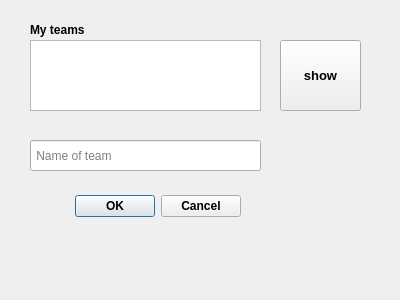
<?xml version="1.0" encoding="UTF-8"?>
<ui version="4.0">
 <class>Dialog_delete_team</class>
 <widget class="QDialog" name="Dialog_delete_team">
  <property name="geometry">
   <rect>
    <x>0</x>
    <y>0</y>
    <width>400</width>
    <height>300</height>
   </rect>
  </property>
  <property name="windowTitle">
   <string>Dialog</string>
  </property>
  <widget class="QDialogButtonBox" name="buttonBox">
   <property name="geometry">
    <rect>
     <x>-100</x>
     <y>190</y>
     <width>341</width>
     <height>32</height>
    </rect>
   </property>
   <property name="font">
    <font>
     <bold>true</bold>
    </font>
   </property>
   <property name="orientation">
    <enum>Qt::Horizontal</enum>
   </property>
   <property name="standardButtons">
    <set>QDialogButtonBox::Cancel|QDialogButtonBox::Ok</set>
   </property>
  </widget>
  <widget class="QListWidget" name="listWidget">
   <property name="geometry">
    <rect>
     <x>30</x>
     <y>40</y>
     <width>231</width>
     <height>71</height>
    </rect>
   </property>
  </widget>
  <widget class="QLineEdit" name="name_team_to_delete_input">
   <property name="geometry">
    <rect>
     <x>30</x>
     <y>140</y>
     <width>231</width>
     <height>31</height>
    </rect>
   </property>
   <property name="placeholderText">
    <string> Name of team</string>
   </property>
  </widget>
  <widget class="QLabel" name="label">
   <property name="geometry">
    <rect>
     <x>30</x>
     <y>20</y>
     <width>131</width>
     <height>20</height>
    </rect>
   </property>
   <property name="font">
    <font>
     <bold>true</bold>
    </font>
   </property>
   <property name="text">
    <string>My teams</string>
   </property>
  </widget>
  <widget class="QPushButton" name="show_my_teams_btn">
   <property name="geometry">
    <rect>
     <x>280</x>
     <y>40</y>
     <width>81</width>
     <height>71</height>
    </rect>
   </property>
   <property name="font">
    <font>
     <pointsize>10</pointsize>
     <bold>true</bold>
    </font>
   </property>
   <property name="text">
    <string>show</string>
   </property>
  </widget>
 </widget>
 <resources/>
 <connections>
  <connection>
   <sender>buttonBox</sender>
   <signal>accepted()</signal>
   <receiver>Dialog_delete_team</receiver>
   <slot>accept()</slot>
   <hints>
    <hint type="sourcelabel">
     <x>248</x>
     <y>254</y>
    </hint>
    <hint type="destinationlabel">
     <x>157</x>
     <y>274</y>
    </hint>
   </hints>
  </connection>
  <connection>
   <sender>buttonBox</sender>
   <signal>rejected()</signal>
   <receiver>Dialog_delete_team</receiver>
   <slot>reject()</slot>
   <hints>
    <hint type="sourcelabel">
     <x>316</x>
     <y>260</y>
    </hint>
    <hint type="destinationlabel">
     <x>286</x>
     <y>274</y>
    </hint>
   </hints>
  </connection>
 </connections>
</ui>
